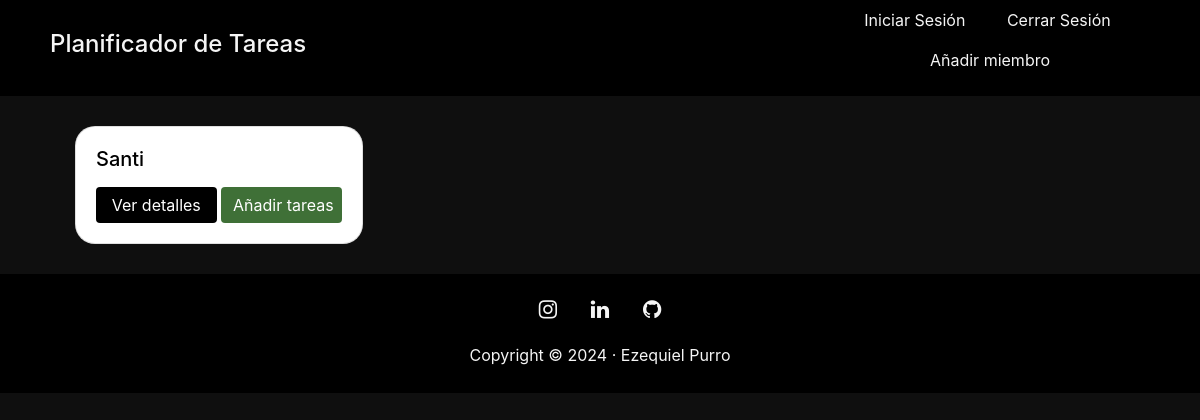
Before: /tasks/dashboard/ with the older database file.
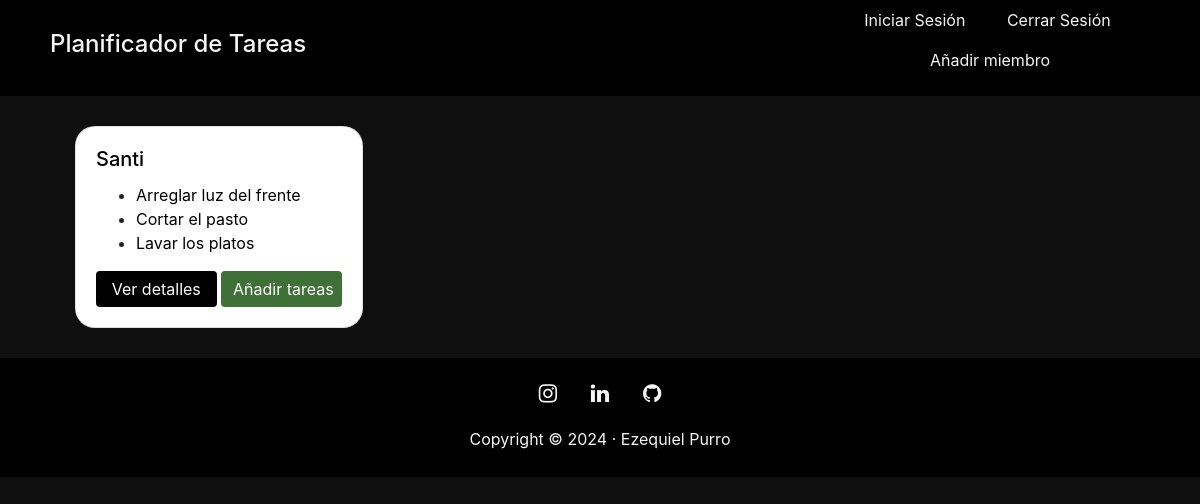
After: the same page with the newer database file.
### tasks/models.py (models this page shows, shortened)
class Task(models.Model):
    title = models.CharField(max_length=200, verbose_name="Titulo")
    description = models.TextField(verbose_name="Descripción", null=True, blank=True)
    isDone = models.BooleanField(default=False, verbose_name="Tarea realizada")
    expiration = models.DateField(verbose_name="Fecha de expiración")
    created = models.DateTimeField(auto_now_add=True, verbose_name="Fecha de Creación")
    class Meta:
        verbose_name = "Tarea"
        verbose_name_plural = "Tareas"
        ordering = ['-created']

### tasks/views.py (the view)
# urls.py: path('dashboard/', views.dashboard, name="dashboard"),
def dashboard(request):
    tasks = Task.objects.all()
    return render(request, "tasks/dashboard.html", {'tasks':tasks})

### tasks/templates/tasks/dashboard.html (shortened to what this page needs)
{% extends 'core/base.html' %}
{% block content %}
  <div class="container">
      <div class="row">
          <div class="col-sm-4"">
              <div class="card" style="width: 18rem; margin: 30px; border-radius: 20px;">
                  <div class="card-body">
                  <h5 class="card-title"><a href="{% url 'member_detail' %}" style="text-decoration: none; color: black;">Santi</a></h5>
                  <ul>
                    {% for task in tasks reversed %}
                      <li><a href="{% url 'task_detail' %}" style="text-decoration: none; color: black;">{{task.title}}</a></li>
                    {% endfor %}
                  </ul>
                  <a href="{% url 'member_detail' %}" class="btn btn-primary" style="background-color: black; border: none; width: 49%;">Ver detalles</a>
                  <a href="{% url 'add_task' %}" class="btn btn-primary" style="background-color: rgb(63, 112, 55);; border: none; width: 49%;">Añadir tareas</a>
                  </div>
              </div>
          </div>
      </div>
  </div>
{% endblock %}

### core/templates/core/base.html (shortened to what this page needs)
<!DOCTYPE html>
<html lang="es">
<head>
    {% load static %}
    <link href="{% static 'core/vendor/bootstrap/css/bootstrap.min.css' %}" rel="stylesheet">
    <link href="{% static 'core/vendor/font-awesome/css/font-awesome.min.css' %}" rel="stylesheet" type="text/css">
</head>
<body style="background-color: rgb(15, 15, 15);">
    <header>
        <nav class="navbar" style="padding: 0px 0px 0px 0px;">
                <div class="container-fluid" style="background-color: black;">
                    <div class="col-sm-8" >
                        <a class="navbar-brand" href="{% url 'home' %}"  style="padding: 20px;"><h4 style="color: whitesmoke;">Planificador de Tareas</h4></a>
                    </div>
                    <div class="col-sm-4">
                        <ul class="list-inline text-center">
                            <li class="list-inline-item">
                                <a href="{% url 'sign_in' %}" class="nav-link" style="color: whitesmoke;">Iniciar Sesión</a>
                            </li>
                            <li class="list-inline-item">
                                <a href="#" class="nav-link" style="color: whitesmoke;">Cerrar Sesión</a>
                            </li>
                            <li class="list-inline-item">
                                <a href="{% url 'add_member' %}" class="nav-link" style="color: whitesmoke;">Añadir miembro</a>
                            </li>
                        </ul>
                    </div>
                </div>
        </nav>
    </header>
    {% block content %} {% endblock %}
    <footer>
        <div class="container-fluid" style="background-color: black;">
          <div class="row">
            <div class="col-lg-8 col-md-10 mx-auto">
              <ul class="list-inline text-center">
                <li class="list-inline-item">
                  <a href="https://www.instagram.com/ezepurro/" target="_blank">
                    <span class="fa-stack fa-lg" style="padding: 15px;">
                        <i class="fa fa-instagram fa-stack-1x fa-inverse" style="color: whitesmoke;"></i>
                    </span>
                  </a>
                </li>
                <li class="list-inline-item">
                  <a href="https://www.linkedin.com/in/ezequiel-purro-75920b7a/" target="_blank">
                    <span class="fa-stack fa-lg" style="padding: 15px;">
                        <i class="fa fa-linkedin fa-stack-1x fa-inverse" style="color: whitesmoke;"></i>
                    </span>
                  </a>
                </li>
                <li class="list-inline-item">
                  <a href="https://github.com/ezepurro" target="_blank">
                    <span class="fa-stack fa-lg" style="padding: 15px;">
                        <i class="fa fa-github fa-stack-1x fa-inverse" style="color: whitesmoke;"></i>
                    </span>
                  </a>
                </li>
              </ul>
              <p class="copyright" style="text-align: center; color: whitesmoke; padding: 10px;">Copyright &copy; 2024 · Ezequiel Purro </p>
            </div>
          </div>
        </div>
      </footer>
</body>
</html>

Changed rows visible on the page:
added Task: title "Arreglar luz del frente"
added Task: title "Cortar el pasto"
added Task: title "Lavar los platos"
